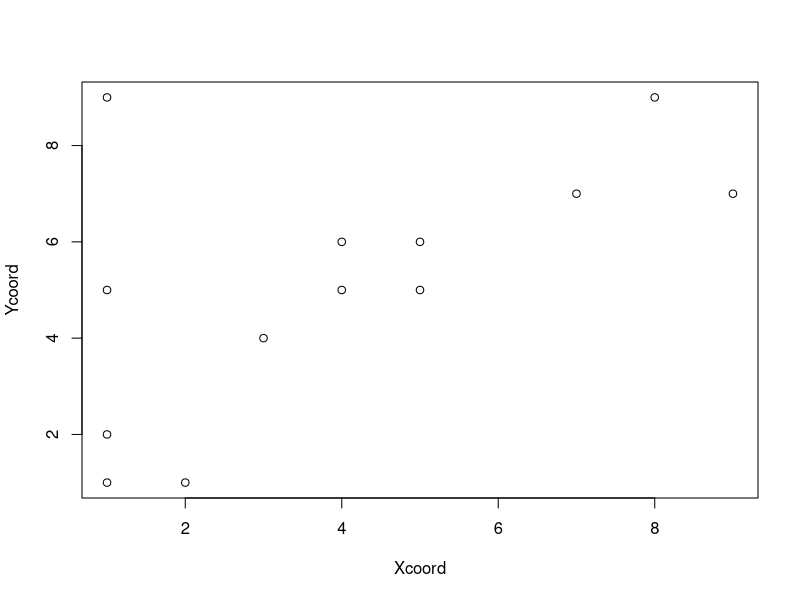

Recreate this plot in R.
# Implement K-means clustering algorithm
# https://en.wikipedia.org/wiki/K-means_clustering


assignClusterToPoints <- function(Xcoord, Ycoord, K) {
  
  
}

Xcoord <- c(1,3,1,1,4,5,7,8,9,4,5,1,2)
Ycoord <- c(2,4,5,9,6,5,7,9,7,5,6,1,1)

K <- 3

clusters = rep(1, length(Xcoord))
plot(Xcoord, Ycoord, col=clusters)
clusters = assignClusterToPoints(Xcoord, Ycoord, K)

# Plot the cluster
#plot(Xcoord, Ycoord, col=clusters)

